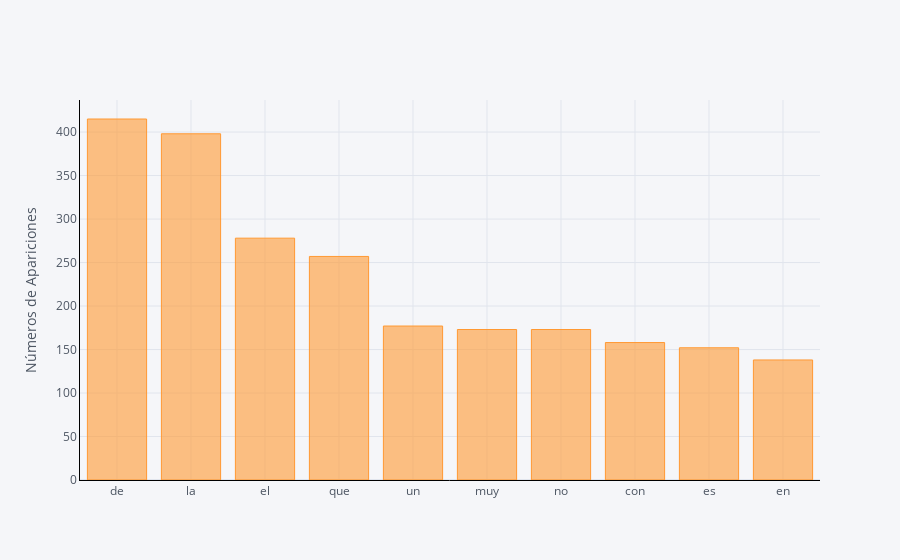

Notebook code for this chart:
### Code cell
from sklearn.feature_extraction.text import CountVectorizer

def get_top_n_words(corpus, n=None):
    vec = CountVectorizer().fit(corpus)
    bag_of_words = vec.transform(corpus)
    sum_words = bag_of_words.sum(axis=0) 
    words_freq = [(word, sum_words[0, idx]) for word, idx in vec.vocabulary_.items()]
    words_freq =sorted(words_freq, key = lambda x: x[1], reverse=True)
    return words_freq[:n]

common_words = get_top_n_words(datasetLimpio['cleaned_text'], 10)
for word, freq in common_words:
    print(word, freq)
df1 = pd.DataFrame(common_words, columns = ['cleaned_text' , 'count'])
df1.groupby('cleaned_text').sum()['count'].sort_values(ascending=False).iplot(
    kind='bar', yTitle='Números de Apariciones', linecolor='black')

### Figure 1 — Plotly figure (JSON) as saved in the notebook; plotly's stock layout.template omitted (floating-point values rounded to 4 significant figures)
{"data": [{"marker": {"color": "rgba(255, 153, 51, 0.6)", "line": {"color": "rgba(255, 153, 51, 1.0)", "width": 1}}, "name": "count", "orientation": "v", "text": "", "type": "bar", "x": ["de", "la", "el", "que", "un", "muy", "no", "con", "es", "en"], "y": [415, 398, 278, 257, 177, 173, 173, 158, 152, 138]}], "layout": {"legend": {"bgcolor": "#F5F6F9", "font": {"color": "#4D5663"}}, "paper_bgcolor": "#F5F6F9", "plot_bgcolor": "#F5F6F9", "title": {"font": {"color": "#4D5663"}}, "xaxis": {"gridcolor": "#E1E5ED", "linecolor": "black", "showgrid": true, "tickfont": {"color": "#4D5663"}, "title": {"font": {"color": "#4D5663"}, "text": ""}, "zerolinecolor": "#E1E5ED"}, "yaxis": {"gridcolor": "#E1E5ED", "linecolor": "black", "showgrid": true, "tickfont": {"color": "#4D5663"}, "title": {"font": {"color": "#4D5663"}, "text": "Números de Apariciones"}, "zerolinecolor": "#E1E5ED"}}}
